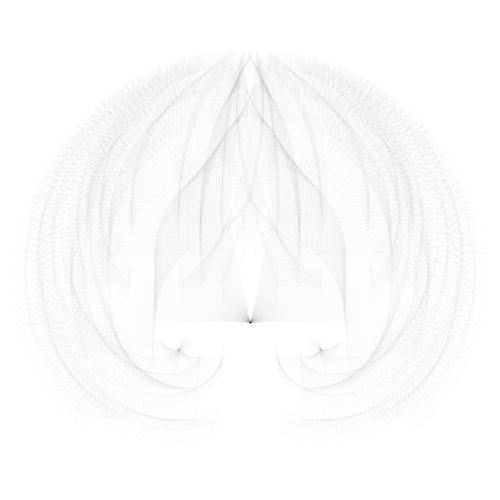
Frame 1 (no input)
Frame 60 (the mouse pressed at the canvas centre just before this capture): identical to frame 1, image omitted
Frame 120 (the mouse held since frame 60 and released just before this capture): identical to frame 1, image omitted

The Processing sketch that drew this single still picture (run headless with seeded random() and noise(); from frame 60 on, the mouse is pressed at the canvas centre):

// Processing sketch: recurseFade
// ── recurseFade.pde
final int startLen = 200;
float rot = 0;
//branchLen = 0;
int count = 80;

void setup(){
  size(500, 500);
}

void draw(){
  background(255);
  translate(width/2, height-40);
  strokeWeight(2);
  stroke(0, 2);
  for(float i = 0; i < count; i++){
    rot = map(i, 0, count, PI/15, PI/2);
    drawBranch(0, startLen);
  }
}

void drawBranch(int depth, float len){
  if(len < 15) return;
  
   float branchLen = len * 0.69;
   
   if(depth > 0) line(0, 0, 0, -branchLen);
   
   for(int i = -1; i <= 1; i+= 2){
     pushMatrix();
     translate(0, -branchLen);
     rotate(-rot * i);
     drawBranch(depth + 1, branchLen);
     popMatrix();
   }
}
